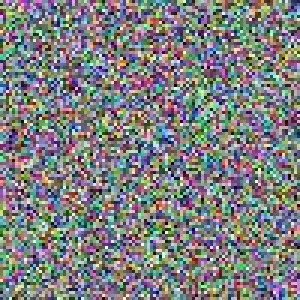
#> input picture test_simple.jpg, 100 x 100 px (shown 3 times larger)
$ python cli_auto.py test_simple.jpg
#> lines starting #> are read from the running program, lines starting #| are printed output that depends on the picture
### image_utils.py
import numpy as np
from PIL import Image
from typing import List

class ImageManipulator:
    """Utilities for image loading, saving and seam carving operations."""

    @staticmethod
    def load_image(path: str) -> np.ndarray:
        """Load image as RGB numpy array."""
        img = Image.open(path).convert('RGB')
        return np.array(img)

    @staticmethod
    def save_image(image: np.ndarray, path: str):
        """Save numpy array as image."""
        Image.fromarray(image.astype(np.uint8)).save(path)

    @staticmethod
    def remove_vertical_seam(image: np.ndarray, seam: List[int]) -> np.ndarray:
        """Remove a vertical seam from the image."""
        H, W, C = image.shape
        new_image = np.zeros((H, W - 1, C), dtype=image.dtype)
        for i in range(H):
            j = seam[i]
            new_image[i, :j] = image[i, :j]
            new_image[i, j:] = image[i, j+1:]
        return new_image

    # [6 lines left out: function remove_horizontal_seam, not called in this run]

### resizer.py
import numpy as np
from typing import List, Tuple
import time
from forward_energy import ForwardEnergyComputer
from matrix_seam import MatrixSeamCalculator
from image_utils import ImageManipulator

class ContentAwareResizer:
    """Main class for content-aware image resizing."""

    def __init__(self, image_path: str = None, image_array: np.ndarray = None):
        """Initialize resizer."""
        if image_path:
            self.original = ImageManipulator.load_image(image_path)
        elif image_array is not None:
            self.original = image_array
        else:
            raise ValueError("Provide either image_path or image_array")

        self.current = self.original.copy()
        self.operation_log = []

    def carve_vertical_seam(self, verbose: bool = False) -> Tuple[np.ndarray, List[int], float]:
        """Remove one vertical seam."""
        start_time = time.time()
        energy_computer = ForwardEnergyComputer(self.current)
        cost_L, cost_M, cost_R = energy_computer.compute_forward_energy_map()

        calculator = MatrixSeamCalculator()
        seam, cost = calculator.find_vertical_seam(cost_L, cost_M, cost_R)

        new_image = ImageManipulator.remove_vertical_seam(self.current, seam)
        self.current = new_image

        elapsed = time.time() - start_time
        self.operation_log.append({'cost': cost, 'time': elapsed})

        if verbose:
            print(f"Carved seam: cost={cost:.2f}, time={elapsed*1000:.1f}ms")

        return new_image, seam, cost

    # [16 lines left out: function carve_horizontal_seam, not called in this run]

    def resize(self, target_width: int = None, target_height: int = None,
              verbose: bool = True) -> np.ndarray:
        """Resize to target dimensions."""
        if target_width is not None:
            delta = self.current.shape[1] - target_width
            for i in range(delta):
                self.carve_vertical_seam()
                if verbose and (i + 1) % 10 == 0:
                    print(f"  Width progress: {i+1}/{delta}")

        if target_height is not None:
            delta = self.current.shape[0] - target_height
            for i in range(delta):
                self.carve_horizontal_seam()
                if verbose and (i + 1) % 10 == 0:
                    print(f"  Height progress: {i+1}/{delta}")

        return self.current

    def save_result(self, filepath: str):
        """Save current image."""
        ImageManipulator.save_image(self.current, filepath)

    def get_statistics(self) -> dict:
        """Get statistics."""
        if not self.operation_log:
            return {'total_time': 0, 'average_time_per_seam': 0}
        total_time = sum(op['time'] for op in self.operation_log)
        return {
            'total_time': total_time,
            'average_time_per_seam': total_time / len(self.operation_log)
        }

### forward_energy.py
import numpy as np
from typing import Tuple

class ForwardEnergyComputer:
    """Computes improved and smoothed forward energy for content-aware resizing."""

    def __init__(self, image: np.ndarray):
        """Initialize with an image."""
        self.image = image.astype(np.float64)
        self.height, self.width = image.shape[:2]

    def _smooth_map(self, arr: np.ndarray) -> np.ndarray:
        """Simple 3x3 box blur using numpy for smoother seams."""
        # Check if W > 2 and H > 2 to avoid roll artifacts
        if arr.shape[0] < 3 or arr.shape[1] < 3:
            return arr

        smoothed = (arr +
                   np.roll(arr, 1, axis=0) + np.roll(arr, -1, axis=0) +
                   np.roll(arr, 1, axis=1) + np.roll(arr, -1, axis=1)) / 5.0
        return smoothed

    def compute_forward_energy_map(self) -> Tuple[np.ndarray, np.ndarray, np.ndarray]:
        """
        Compute forward energy cost maps with smoothing.
        """
        L = np.roll(self.image, 1, axis=1)
        R = np.roll(self.image, -1, axis=1)
        U = np.roll(self.image, 1, axis=0)

        cv = np.sum(np.abs(R - L), axis=2)
        cl = cv + np.sum(np.abs(U - L), axis=2)
        cr = cv + np.sum(np.abs(U - R), axis=2)

        # Apply smoothing to reduce jagged artifacts
        cv = self._smooth_map(cv)
        cl = self._smooth_map(cl)
        cr = self._smooth_map(cr)

        # Penalty for edges (boundary handling)
        edge_penalty = np.max(cv) * 10
        cv[:, [0, -1]] = edge_penalty
        cl[:, [0, -1]] = edge_penalty
        cr[:, [0, -1]] = edge_penalty

        # Initial row penalty on edges
        cv[0, [0, -1]] = edge_penalty
        cl[0, [0, -1]] = edge_penalty
        cr[0, [0, -1]] = edge_penalty

        return cl, cv, cr

### matrix_seam.py
import numpy as np
from typing import List, Tuple

class MatrixSeamCalculator:
    """Optimized matrix operations for finding seams (Forward Energy)."""

    def find_vertical_seam(self, cost_L: np.ndarray,
                          cost_M: np.ndarray,
                          cost_R: np.ndarray) -> Tuple[List[int], float]:
        """
        Find optimal vertical seam using vectorized cumulative minimum energy.
        """
        H, W = cost_M.shape
        M = np.full((H, W), np.inf)
        M[0, :] = cost_M[0, :]

        # backtrack stores the offset (-1, 0, 1) to the previous row's column
        backtrack = np.zeros((H, W), dtype=int)

        for i in range(1, H):
            m_left = np.roll(M[i-1], 1)
            m_left[0] = np.inf
            m_mid = M[i-1]
            m_right = np.roll(M[i-1], -1)
            m_right[-1] = np.inf

            # Stack possible costs: [left, middle, right]
            stacked = np.stack([
                m_left + cost_L[i],
                m_mid + cost_M[i],
                m_right + cost_R[i]
            ])

            M[i] = np.min(stacked, axis=0)
            backtrack[i] = np.argmin(stacked, axis=0) - 1

        # Backtrack from the bottom
        j = np.argmin(M[H-1, :])
        total_cost = M[H-1, j]

        seam = np.zeros(H, dtype=int)
        seam[H-1] = j
        for i in range(H-1, 0, -1):
            j = j + backtrack[i, j]
            seam[i-1] = j

        return seam.tolist(), float(total_cost)

    # [5 lines left out: function find_horizontal_seam, not called in this run]

### cli_auto.py
#!/usr/bin/env python3
"""
Seam Carving Simplified CLI
===========================
Usage: python cli_auto.py <image_path>
"""

import sys
import os
from pathlib import Path
from resizer import ContentAwareResizer

def display_banner():
    """Display application banner."""
    print("""
╔═══════════════════════════════════════════════╗
║    CONTENT-AWARE IMAGE RESIZER                ║
║    Simplified Matrix-based Seam Carving       ║
╚═══════════════════════════════════════════════╝
    """)

def main():
    """Main entry point."""
    if len(sys.argv) < 2:
        print("Usage: python cli_auto.py <image_path>")
        sys.exit(1)

    input_path = sys.argv[1]
    display_banner()

    print(f"\n📁 Loading image: {input_path}")

    try:
        resizer = ContentAwareResizer(image_path=input_path)
#> in load_image, img is the input picture: PIL image 100x100 RGB; mean R, G, B 125.5, 127.4, 127.5
    except Exception as e:
        print(f"❌ Error loading image: {e}")
        sys.exit(1)

    orig_h, orig_w = resizer.original.shape[:2]
#> orig_h = 100; orig_w = 100
    print(f"✓ Image loaded: {orig_w} × {orig_h}")
#| ✓ Image loaded: 100 × 100

    # Automatic reduction of 20%
    target_w = int(orig_w * 0.8)
#> target_w = 80
    target_h = orig_h
#> target_h = 100
    print(f"\n🤖 Automatic mode: 20% width reduction")
    print(f"   {orig_w} → {target_w} pixels")
#|    100 → 80 pixels
    print(f"🎯 Target: {target_w} × {target_h}")
#| 🎯 Target: 80 × 100

    # Create result directory
    result_dir = Path("result")
    result_dir.mkdir(exist_ok=True)

    # Resize
    try:
        resizer.resize(target_w, target_h, verbose=True)
#> the loop in resize, `for i in range(delta):` made 20 passes
#> pass 1, in compute_forward_energy_map, `L = np.roll(self.image, 1, axis=1)`:
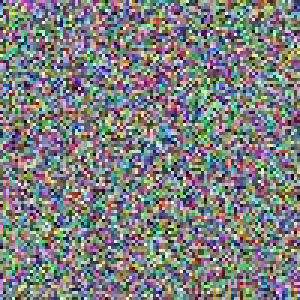
#> L: shape (100, 100, 3) float64 (shown 3 times larger); mean R, G, B 125.5, 127.4, 127.5
#> pass 1, in compute_forward_energy_map, `R = np.roll(self.image, -1, axis=1)`:
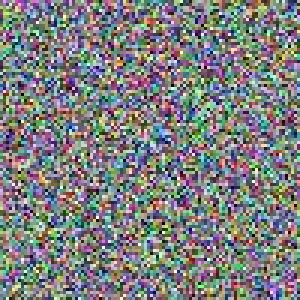
#> R: shape (100, 100, 3) float64 (shown 3 times larger); mean R, G, B 125.5, 127.4, 127.5
#> pass 1, in compute_forward_energy_map, `U = np.roll(self.image, 1, axis=0)`:
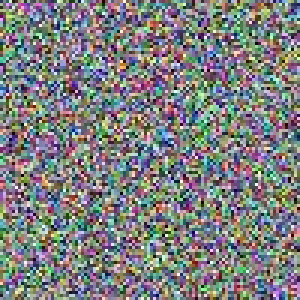
#> U: shape (100, 100, 3) float64 (shown 3 times larger); mean R, G, B 125.5, 127.4, 127.5
    except Exception as e:
        print(f"❌ Error during resizing: {e}")
        sys.exit(1)

    # Save result in the result folder
    input_file = Path(input_path)
    output_filename = f"{input_file.stem}_modified{input_file.suffix}"
    output_path = result_dir / output_filename

    resizer.save_result(str(output_path))
#> in save_image, `Image.fromarray(image.astype(np.uint8)).save(path)`:
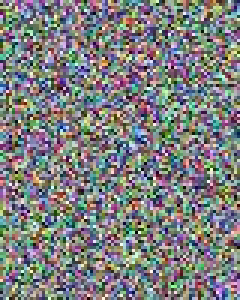
#> saved as test_simple_modified.jpg: PIL image 80x100 RGB (shown 3 times larger); mean R, G, B 125.6, 127, 127.4

    # Statistics
    stats = resizer.get_statistics()
#> in get_statistics, `total_time = sum(op['time'] for op in self.operation_log)`: total_time = 0.117
#> stats = {'total_time': 0.117, 'average_time_per_seam': 0.00583}
    print(f"\n📈 Statistics:")
    print(f"   Total time: {stats['total_time']:.2f}s")
#|    Total time: 0.12s
    print(f"   Avg per seam: {stats['average_time_per_seam']*1000:.1f}ms")
#|    Avg per seam: 5.8ms

    print(f"\n✅ Done! Result saved to: {output_path}")

if __name__ == '__main__':
    main()
